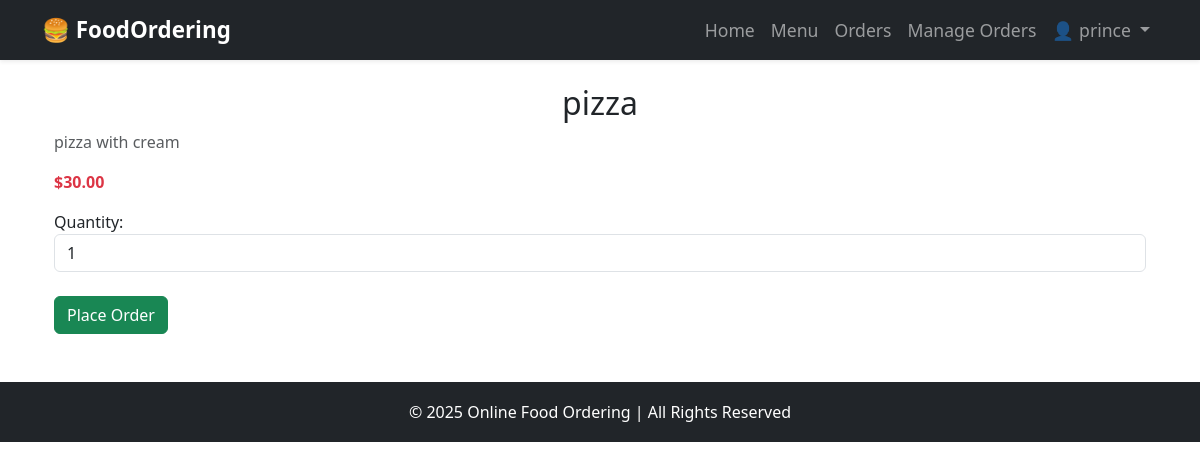
/order/2/ (signed in), run on the app's committed database.
### food_ordering/models.py (models this page shows, shortened)
class Food(models.Model):
    name = models.CharField(max_length=100)
    description = models.TextField()
    price = models.DecimalField(max_digits=6, decimal_places=2)
    category = models.CharField(
        max_length=50,
        choices=[("Veg", "Veg"), ("Non-Veg", "Non-Veg")],
        default="Veg"
    )
    available = models.BooleanField(default=True)
    image = CloudinaryField('image', blank=True, null=True)  # ✅ Cloudinary storage

### food_ordering/views.py (the view)
# urls.py: path('order/<int:food_id>/', views.order_food, name='order_food'),
@login_required
def order_food(request, food_id):
    food = get_object_or_404(Food, id=food_id)
    if request.method == "POST":
        quantity = int(request.POST.get("quantity", 1))
        Order.objects.create(user=request.user, food=food, quantity=quantity)
        messages.success(request, f"Your order for {food.name} has been placed!")
        return redirect("order_history")
    return render(request, "food_ordering/order_food.html", {"food": food})

### templates/food_ordering/order_food.html (shortened to what this page needs)
{% extends "base.html" %}
{% block content %}
<div class="container">
    <h2 class="text-center">{{ food.name }}</h2>
    <p class="text-muted">{{ food.description }}</p>
    <p class="fw-bold text-danger">${{ food.price }}</p>
    <form method="POST">
        <label for="quantity">Quantity:</label>
        <input type="number" name="quantity" id="quantity" value="1" min="1" class="form-control">
        <br>
        <button type="submit" class="btn btn-success">Place Order</button>
    </form>
</div>
{% endblock %}

### templates/base.html (shortened to what this page needs)
{% load static %}
<link rel="stylesheet" href="{% static 'css/style.css' %}">
<!DOCTYPE html>
<html lang="en">
<head>
    <link href="https://cdn.jsdelivr.net/npm/bootstrap@5.3.2/dist/css/bootstrap.min.css" rel="stylesheet">
</head>
<body>
    <header>
        <nav class="navbar navbar-expand-lg navbar-dark bg-dark shadow-sm">
            <div class="container">
                <a class="navbar-brand" href="/">🍔 FoodOrdering</a>
                <div class="collapse navbar-collapse" id="navbarNav">
                    <ul class="navbar-nav ms-auto">
                        <li class="nav-item">
                            <a class="nav-link" href="/">Home</a>
                        </li>
                        <li class="nav-item">
                            <a class="nav-link" href="{% url 'menu' %}">Menu</a>
                        </li>
                        {% if user.is_authenticated %}
                            <li class="nav-item">
                                <a class="nav-link" href="{% url 'order_history' %}">Orders</a>
                            </li>
                            {% if user.is_staff %}
                            <li class="nav-item">
                                <a class="nav-link" href="{% url 'manage_orders' %}">Manage Orders</a>
                            </li>
                            {% endif %}
                            <li class="nav-item dropdown">
                                <a class="nav-link dropdown-toggle" href="#" id="userDropdown" role="button" data-bs-toggle="dropdown">
                                    👤 {{ user.username }}
                                </a>
                            </li>
                        {% endif %}
                    </ul>
                </div>
            </div>
        </nav>
    </header>
    <main class="container mt-4">
        {% block content %}{% endblock %}
    </main>
    <footer class="footer bg-dark text-white text-center mt-5">
        <p class="mb-0">&copy; 2025 Online Food Ordering | All Rights Reserved</p>
    </footer>
</body>
</html>

### templates/base.html (style rules this page uses)
.navbar-brand { font-weight: bold; font-size: 1.4rem; }
.nav-link { font-size: 1.1rem; }
.footer { position: relative; bottom: 0; width: 100%; height: 60px; line-height: 60px; background-color: #343a40; }

### data on the page
Food: name "pizza", description "pizza with cream", price "30.00"

### other printed values
{{ user.username }} "prince"
